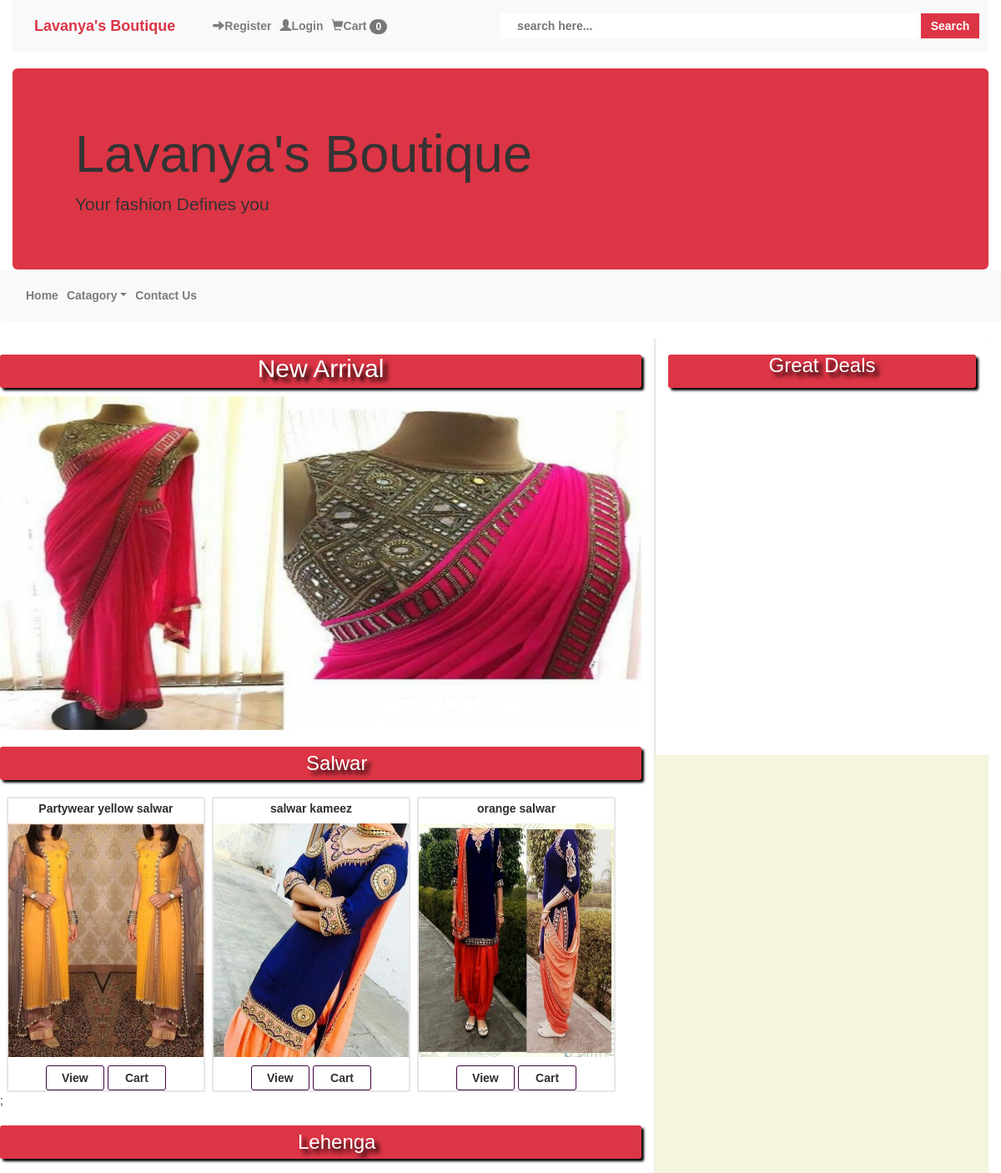
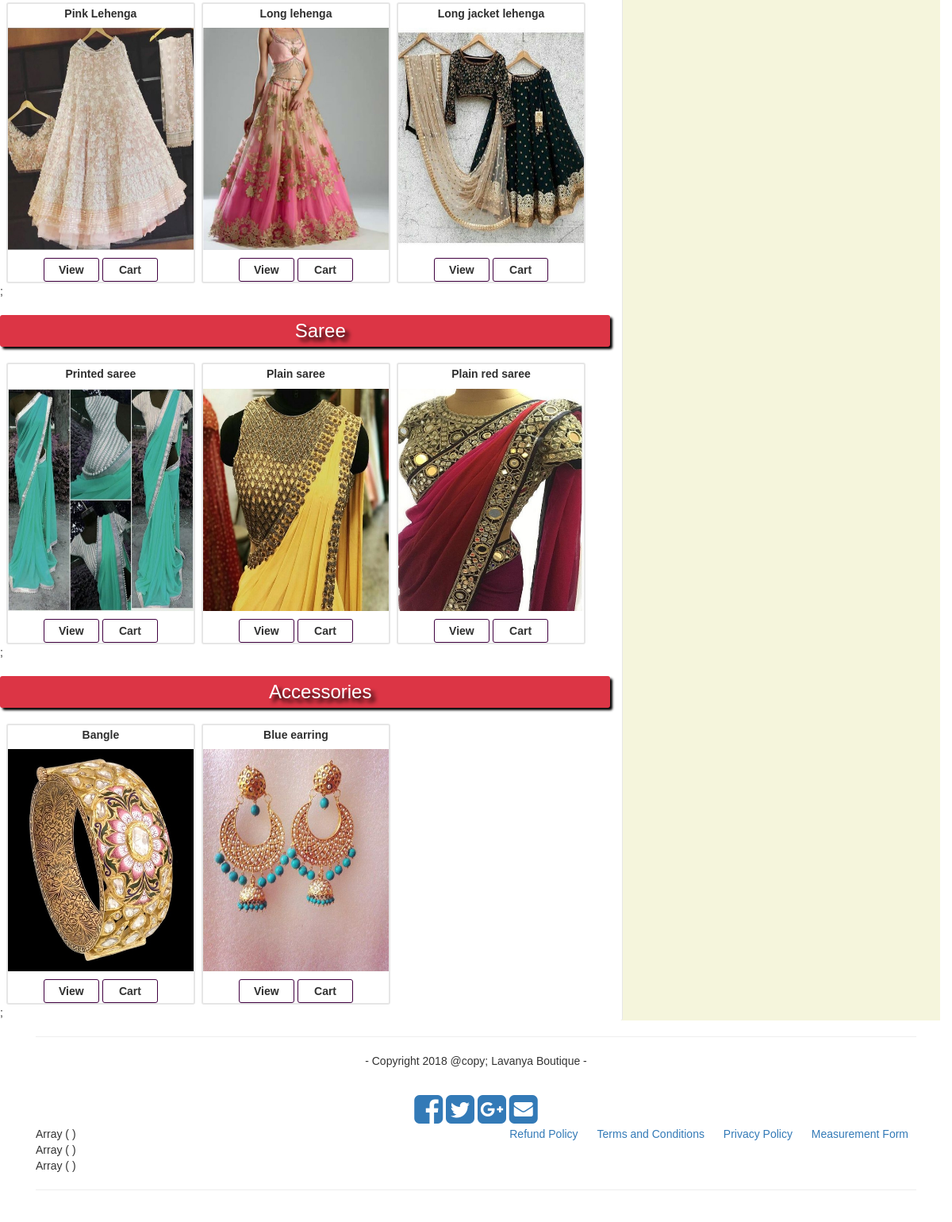
The app's page /view/index.php with its own data (2 pictures, top to bottom).
### tables this page shows
CREATE TABLE `main_cat` (
  `cat_id` int(10) NOT NULL,
  `cat_name` varchar(50) NOT NULL
);

CREATE TABLE `products` (
  `pro_id` int(10) NOT NULL,
  `pro_name` varchar(100) NOT NULL,
  `cat_id` int(10) NOT NULL,
  `sub_cat_id` int(10) NOT NULL,
  `image` varchar(255) NOT NULL,
  `description` varchar(255) NOT NULL,
  `price` int(10) NOT NULL,
  `keyword` varchar(255) NOT NULL,
  `pro_added_date` timestamp NOT NULL DEFAULT CURRENT_TIMESTAMP ON UPDATE CURRENT_TIMESTAMP
);

### view/index.php (called while the page is built)
 <?php
    include("pages/links.php");
    include("pages/header.php");
    include("pages/navbar.php");
    include("pages/bodyleft.php");
    include("pages/footer.php");
?>

### control/display_db.php (the view, shortened to what this page needs)
<?php
function getIp() {
    $ip = $_SERVER['REMOTE_ADDR'];
    return $ip;
}
function cart_count(){
    include("../model/db.php");
    $ip = getIp();
    $get_cart_item = $conn->prepare("select * from carts where ip_add='$ip'");
    $get_cart_item->execute();
    $count_cart = $get_cart_item->rowCount();
    echo $count_cart;
}
function salwar(){
    include("../model/db.php");
    $fetch_cat = $conn->prepare("select * from main_cat where cat_id= '39'");
    $fetch_cat->setFetchMode(PDO:: FETCH_ASSOC);
    $fetch_cat->execute();
    $row_cat = $fetch_cat->fetch();
    $cat_id = $row_cat['cat_id'];
    echo"<h3>".$row_cat['cat_name']."</h3>";
    $fetch_pro = $conn->prepare("select * from products where cat_id='$cat_id' limit 0,3");
    $fetch_pro->setFetchMode(PDO:: FETCH_ASSOC);
    $fetch_pro->execute();
    while($row_pro = $fetch_pro->fetch()):
    echo" <li>
            <form method = 'post' enctype = 'multipart/form-data'>
            <a href='../view/pro_detail.php?pro_id=".$row_pro['pro_id']."'>
                <h4>".$row_pro['pro_name']."</h4>
                <img src='../view/img/pro_img/".$row_pro['image']."'>
                <center>
                    <button id='pro_btn'><a href = '../view/pro_detail.php?pro_id=".$row_pro['pro_id']."'>View</a></button>
                    <input type = 'hidden' name='pro_id' value='".$row_pro['pro_id']."'>
                    <button id='pro_btn' name = 'cart_btn'>Cart</button>
                </center>
            </a>
            </form>
          </li>";
    endwhile;
}
function lehenga(){
    include("../model/db.php");
    $fetch_cat = $conn->prepare("select * from main_cat where cat_id= '40' limit 0,3");
    $fetch_cat->setFetchMode(PDO:: FETCH_ASSOC);
    $fetch_cat->execute();
    $row_cat = $fetch_cat->fetch();
    $cat_id = $row_cat['cat_id'];
    echo"<h3>".$row_cat['cat_name']."</h3>";
    $fetch_pro = $conn->prepare("select * from products where cat_id='$cat_id' limit 0,3");
    $fetch_pro->setFetchMode(PDO:: FETCH_ASSOC);
    $fetch_pro->execute();
    while($row_pro = $fetch_pro->fetch()):
    echo" <li>
            <form method = 'post' enctype = 'multipart/form-data'>
            <a href='../view/pro_detail.php?pro_id=".$row_pro['pro_id']."'>
                <h4>".$row_pro['pro_name']."</h4>
                <img src='../view/img/pro_img/".$row_pro['image']."'>
                <center>
                    <button id='pro_btn'><a href = '../view/pro_detail.php?pro_id=".$row_pro['pro_id']."'>View</a></button>
                      <input type = 'hidden' name='pro_id' value='".$row_pro['pro_id']."'>
                    <button id='pro_btn' name = 'cart_btn'>Cart</button>
                </center>
            </a>
            </form>
          </li>";
    endwhile;
}
function saree(){
    include("../model/db.php");
    $fetch_cat = $conn->prepare("select * from main_cat where cat_id= '41' limit 0,3");
    $fetch_cat->setFetchMode(PDO:: FETCH_ASSOC);
    $fetch_cat->execute();
    $row_cat = $fetch_cat->fetch();
    $cat_id = $row_cat['cat_id'];
    echo"<h3>".$row_cat['cat_name']."</h3>";
    $fetch_pro = $conn->prepare("select * from products where cat_id='$cat_id' limit 0,3");
    $fetch_pro->setFetchMode(PDO:: FETCH_ASSOC);
    $fetch_pro->execute();
    while($row_pro = $fetch_pro->fetch()):
    echo" <li>
            <form method = 'post' enctype = 'multipart/form-data'>
            <a href='../view/pro_detail.php?pro_id=".$row_pro['pro_id']."'>
                <h4>".$row_pro['pro_name']."</h4>
                <img src='../view/img/pro_img/".$row_pro['image']."'>
                <center>
                    <button id='pro_btn'><a href = '../view/pro_detail.php?pro_id=".$row_pro['pro_id']."'>View</a></button>
                     <input type = 'hidden' name='pro_id' value='".$row_pro['pro_id']."'>
                    <button id='pro_btn' name = 'cart_btn'>Cart</button>
                </center>
            </a>
            </form>
          </li>";
    endwhile;
}
function accessories(){
    include("../model/db.php");
    $fetch_cat = $conn->prepare("select * from main_cat where cat_id= '42' limit 0,3");
    $fetch_cat->setFetchMode(PDO:: FETCH_ASSOC);
    $fetch_cat->execute();
    $row_cat = $fetch_cat->fetch();
    $cat_id = $row_cat['cat_id'];
    echo"<h3>".$row_cat['cat_name']."</h3>";
    $fetch_pro = $conn->prepare("select * from products where cat_id='$cat_id' limit 0,3");
    $fetch_pro->setFetchMode(PDO:: FETCH_ASSOC);
    $fetch_pro->execute();
    while($row_pro = $fetch_pro->fetch()):
    echo" <li>
            <form method = 'post' enctype = 'multipart/form-data'>
            <a href='../view/pro_detail.php?pro_id=".$row_pro['pro_id']."'>
                <h4>".$row_pro['pro_name']."</h4>
                <img src='../view/img/pro_img/".$row_pro['image']."'>
                <center>
                    <button id='pro_btn'><a href = '../view/pro_detail.php?pro_id=".$row_pro['pro_id']."'>View</a></button>
                      <input type = 'hidden' name='pro_id' value='".$row_pro['pro_id']."'>
                    <button id='pro_btn' name = 'cart_btn'>Cart</button>
                </center>
            </a>
            </form>
          </li>";
    endwhile;
}
?>

### view/css/style.css (style rules this page uses)
* { margin: 0; padding:0; font-family: verdana, Geneva, sans-serif; border: 0; }
#bodyleft ul li { border-radius: 3px; margin-top: 10px; margin-left: 1%; float: left; width: 31%; min-height: 350px; border: 2px solid #e6e6e6; }
#bodyleft ul li a { text-decoration: none; color: #2e2e2e; display: block; }
#pro_btn { width: 30%; height: 30px; background: #fff; border-radius: 3px; border: 1px solid #400040; font-weight: bolder; }
#bodyleft ul li a h4 { text-align: center; font-size: 14px; font-weight: bolder; margin-top: 5px; }
#bodyleft ul li a img { width:100%; height: 280px; margin-bottom: 10px; }
#bodyleft h3 { line-height: 40px; border-radius: 3px; height: 40px; background: #dc3545; color: #fff; padding-left: 5%; text-align: center; text-shadow: 5px 5px 5px #000; box-shadow: 3px 3px 3px #000; }

### records on screen
main_cat: cat_name "Salwar"
products: pro_name "Partywear yellow salwar", image (picture)
products: pro_name "salwar kameez", image (picture)
products: pro_name "orange salwar", image (picture)
main_cat: cat_name "Lehenga"
products: pro_name "Pink Lehenga", image (picture)
products: pro_name "Long lehenga", image (picture)
products: pro_name "Long jacket lehenga", image (picture)
main_cat: cat_name "Saree"
products: pro_name "Printed saree", image (picture)
products: pro_name "Plain saree", image (picture)
products: pro_name "Plain red saree", image (picture)
main_cat: cat_name "Accessories"
products: pro_name "Bangle", image (picture)
products: pro_name "Blue earring", image (picture)

### other values on screen
$count_cart "0"
